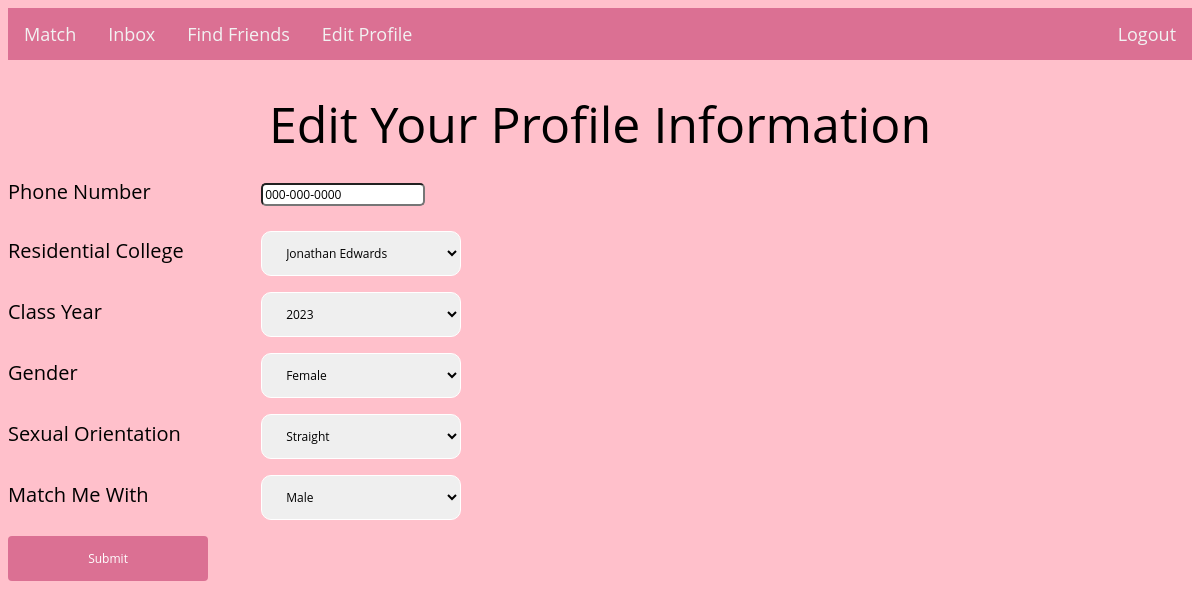
The page /profile/ann123 on the database its author committed.
### tables this page shows
CREATE TABLE users (
    id integer primary key autoincrement,
    first_name text not null,
    last_name text not null,
    username text not null,
    password text not null,
    phone_number text,
    college text,
    class_year text,
    gender text,
    orientation text,
    preference text
);

### main.py (the view, shortened to what this page needs)
@app.route('/profile/<username>', methods=['POST', 'GET'])
def profile(username):
    confirmation_message = None
    show_header = True
    dict_info = retrieve_profile_info(username)
    if dict_info["number"] == None:
        show_header = False
    return render_template('profile.html', username=username,
                           number=dict_info["number"],
                           college=dict_info["college"],
                           class_year=dict_info["class_year"],
                           gender=dict_info["gender"],
                           orientation=dict_info["orientation"],
                           match_preference=dict_info["match_preference"],
                           show_header=show_header)

### models.py (called while the page is built)
def retrieve_profile_info(username):
    con = sql.connect("database.db")
    cur = con.cursor()
    query = "SELECT * FROM users WHERE username = ?"
    cur.execute(query, [username])
    info = cur.fetchone()
    first_name = info[1]
    last_name = info[2]
    number = info[5]
    college = info[6]
    class_year = info[7]
    gender = info[8]
    orientation = info[9]
    match_preference = info[10]
    info_dict = {"first_name": first_name, "last_name": last_name, "number": number,
                 "college":college, "class_year":class_year, "gender":gender,
                 "orientation":orientation, "match_preference": match_preference}
    return info_dict

### templates/profile.html (shortened to what this page needs)
<!DOCTYPE html>
<html lang="en">
<head>
    <link href="/static/css/profile.css" rel="stylesheet" type="text/css" media="all">
    <link href="/static/css/main.css" rel="stylesheet" type="text/css" media="all">
</head>
<body>
    {% if show_header is true %}
        {% include "/header.html" %}
    {%endif%}
    <h1>Edit Your Profile Information</h1>
    <div class="form_holder">
        <div class="profile_form">
            <form action="{{ url_for('profile', username=username) }}" method="post">
                <label for="phone_number">Phone Number</label>
                <input type="phone_number" name="phone_number" pattern="[0-9]{3}-[0-9]{3}-[0-9]{4}" value="{{ number|default("000-000-0000", true) }}"><br /><br />
                <label for="residential_college">Residential College</label>
                <select id="residential_college" name="residential_college" value="{{ college }}">
                    <option value="Jonathan Edwards" {{ "selected='selected'" if college == 'Jonathan Edwards' else ""}}>Jonathan Edwards</option>
                </select>
                <br>
                <label for="class_year">Class Year</label>
                <select id="class_year" name="class_year" value=" {{class_year}} ">
                    <option value="2023" {{ "selected='selected'" if class_year == '2023' else ""}}>2023</option>
                </select>
                <br>
                <label for="gender">Gender</label>
                <select id="gender" name="gender" value = " {{gender}} ">
                    <option value="Female" {{ "selected='selected'" if gender == 'Female' else ""}}>Female</option>
                </select>
                <br>
                <label for="orientation">Sexual Orientation</label>
                <select id="orientation" name="orientation" value = " {{orientation}} ">
                    <option value="Straight" {{ "selected='selected'" if orientation == 'Straight' else ""}}>Straight</option>
                </select>
                <br>
                <label for="match_preference">Match Me With</label>
                <select id="match_preference" name="match_preference" value = " {{match_preference}} ">
                    <option value="Male" {{ "selected='selected'" if match_preference == 'Male' else ""}}>Male</option>
                </select>
                <br>
                <input type="submit" class="button" value="Submit"/>
            </form>
        </div>
    </div>
</body>
</html>

### static/css/profile.css (style rules this page uses)
body { background-color: pink; }
label { display: inline-block; clear: left; width: 250px; text-align: left; font-family: 'Open Sans', sans-serif; font-size: 20px; }
select { display: inline-block; font-size: 16; width: 200px; padding: 12px 20px; margin: 8px 0; display: inline-block; border: 1px solid white; border-radius: 10px; box-sizing: border-box; }
input[type=submit] { width: 200px; background-color:palevioletred; color: white; padding: 14px 20px; margin: 8px 0; border: none; border-radius: 4px; cursor: pointer; }
input[type=phone_number] { margin-left: 0px; }

### static/css/main.css (style rules this page uses)
body, input, textarea, select { font-family: 'Open Sans', sans-serif; font-size: 12px; color: black; }
body { background-color: #FFC0CB; }
h1 { font-size: 50px; font-weight: 400; color: black; text-align: center; padding-top: 10px; margin-top: 20px; margin-bottom: 10px; }
.button { background-color: pink; border: none; color: white; padding: 5px 10px; text-align: center; text-decoration: none; display: inline-block; font-size: 12px; border-radius: 10px; }
input { margin-top: 15px; margin-left: 25%; margin-right:25%; border-radius: 5px; }

### rows shown on the page
users: phone_number "000-000-0000", residential_college "Jonathan Edwards", class_year "2023", gender "Female", orientation "Straight", match_preference "Male"
